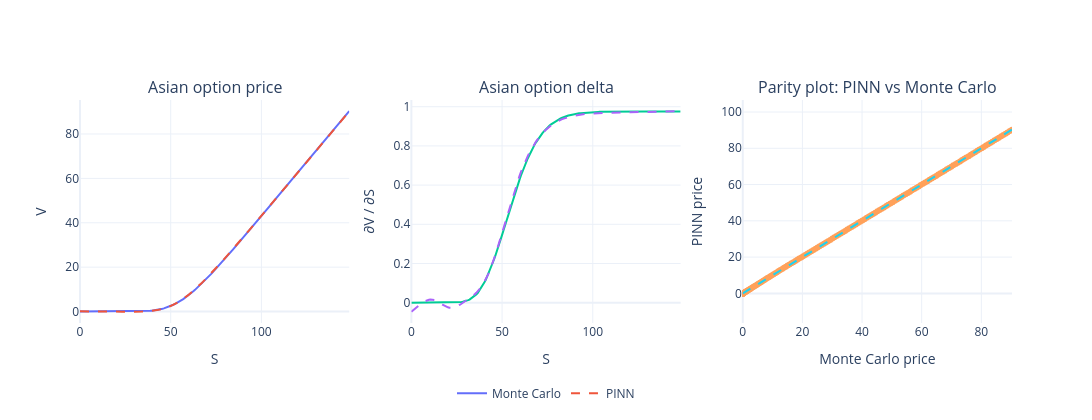

The notebook cell saved with this chart:
### Code cell
S_grid_eval = np.linspace(0, S_max_real, 200)

results = run_full_evaluation(
    model=model,          # PINN già addestrata
    S_grid=S_grid_eval,   # grid su S
    K=K_real,        # strike reale
    r=r_eval,             # risk-free rate
    sigma=sigma_eval,     # volatilità
    T=1.0,                # maturità
    n_steps=252,       # discretizzazione MC
    n_paths=200_000,   # paths MC
    h_delta=1.0,          # bump per delta
)

### Figure 1 — Plotly figure (JSON) as saved in the notebook; plotly's stock layout.template omitted (floating-point values rounded to 4 significant figures; data arrays with more than 128 entries replaced by an {"elided": "..."} marker saying what was removed)
{"data": [{"name": "Monte Carlo", "type": "scatter", "x": {"elided": "200 float values"}, "xaxis": "x", "y": {"elided": "200 float values"}, "yaxis": "y"}, {"line": {"dash": "dash"}, "name": "PINN", "type": "scatter", "x": {"elided": "200 float values"}, "xaxis": "x", "y": {"elided": "200 float values"}, "yaxis": "y"}, {"showlegend": false, "type": "scatter", "x": {"elided": "200 float values"}, "xaxis": "x2", "y": {"elided": "200 float values"}, "yaxis": "y2"}, {"line": {"dash": "dash"}, "showlegend": false, "type": "scatter", "x": {"elided": "200 float values"}, "xaxis": "x2", "y": {"elided": "200 float values"}, "yaxis": "y2"}, {"mode": "markers", "showlegend": false, "type": "scatter", "x": {"elided": "200 float values"}, "xaxis": "x3", "y": {"elided": "200 float values"}, "yaxis": "y3"}, {"line": {"dash": "dash"}, "mode": "lines", "showlegend": false, "type": "scatter", "x": [0, 90.29], "xaxis": "x3", "y": [0, 90.29], "yaxis": "y3"}], "layout": {"annotations": [{"font": {"size": 16}, "showarrow": false, "text": "Asian option price", "x": 0.1444, "xanchor": "center", "xref": "paper", "y": 1, "yanchor": "bottom", "yref": "paper"}, {"font": {"size": 16}, "showarrow": false, "text": "Asian option delta", "x": 0.5, "xanchor": "center", "xref": "paper", "y": 1, "yanchor": "bottom", "yref": "paper"}, {"font": {"size": 16}, "showarrow": false, "text": "Parity plot: PINN vs Monte Carlo", "x": 0.8556, "xanchor": "center", "xref": "paper", "y": 1, "yanchor": "bottom", "yref": "paper"}], "height": 420, "legend": {"orientation": "h", "x": 0.5, "xanchor": "center", "y": -0.25}, "width": 1500, "xaxis": {"anchor": "y", "domain": [0, 0.2889], "title": {"text": "S"}}, "xaxis2": {"anchor": "y2", "domain": [0.3556, 0.6444], "title": {"text": "S"}}, "xaxis3": {"anchor": "y3", "domain": [0.7111, 1], "range": [0, 90.29], "title": {"text": "Monte Carlo price"}}, "yaxis": {"anchor": "x", "domain": [0, 1], "title": {"text": "V"}}, "yaxis2": {"anchor": "x2", "domain": [0, 1], "title": {"text": "∂V / ∂S"}}, "yaxis3": {"anchor": "x3", "domain": [0, 1], "range": [0, 90.29], "scaleanchor": "x", "title": {"text": "PINN price"}}}}
